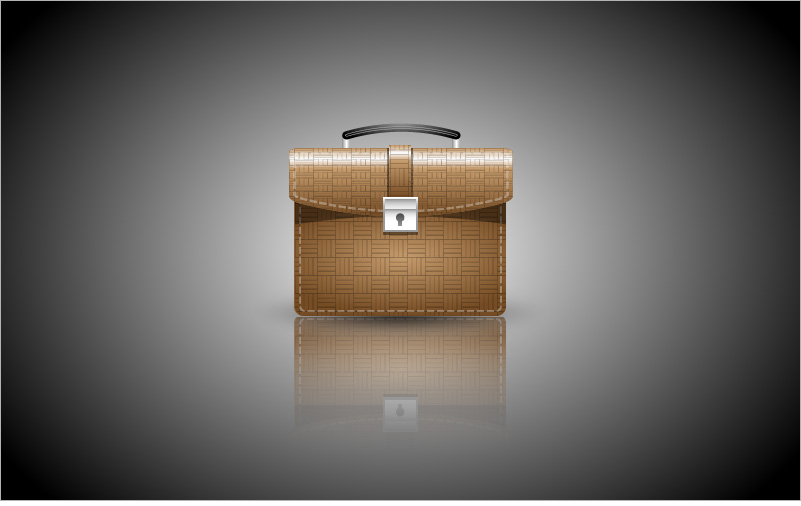
%> input picture Funciones/foto3.jpg, 801 x 506 px
$ octave filtrofft.m   (GNU Octave 9; MATLAB toolbox functions it lacks are replaced by stand-ins)
%> lines starting %> are read from the running program, lines starting %| are printed output that depends on the picture
close all; clear all; clc;
%% FFT
B=rgb2gray(imread('foto3.jpg'));
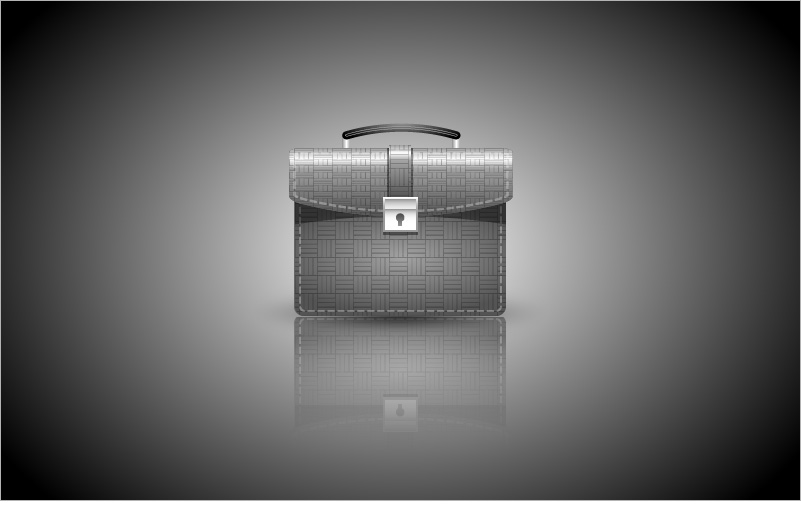
%> B: size 506x801 uint8; min 0, max 255, mean 98.5
C=fft2(B);
D=fftshift(C);
[u,v]=freqspace(size(B),'meshgrid');
%Circulo principal: Usado en todos los filtros.
r1=0.6; %En porcentaje de 0 a 1.
%Círculo secundario: Usado para pasa banda y rechaza banda así como para los filtros reales.
r2=0.4; %En porcentaje de 0 a 1 (para mantener la logica del programa r2 debe ser menor a r1).
%Círculo tericario: Usado para pasa banda y rechaza banda real.
r3=0.2; %En porcentaje de 0 a 1 (para mantener la logica del programa r3 debe ser menor a r2).
figure
    subplot(2,1,1)
        imshow(B)
        title('Imagen original')
    subplot(2,2,3);
        imshow(log(abs(C)),[])
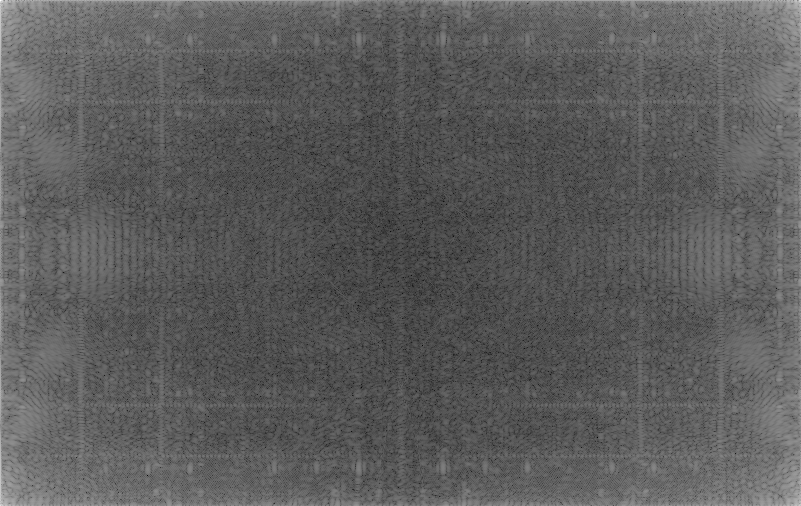
%> displayed picture: size 506x801, on the screen's scale of 0 to 255; min 0, max 255, mean 91.8
        title('Frecuencias')
    subplot(2,2,4)
        imshow(log(abs(D)),[])
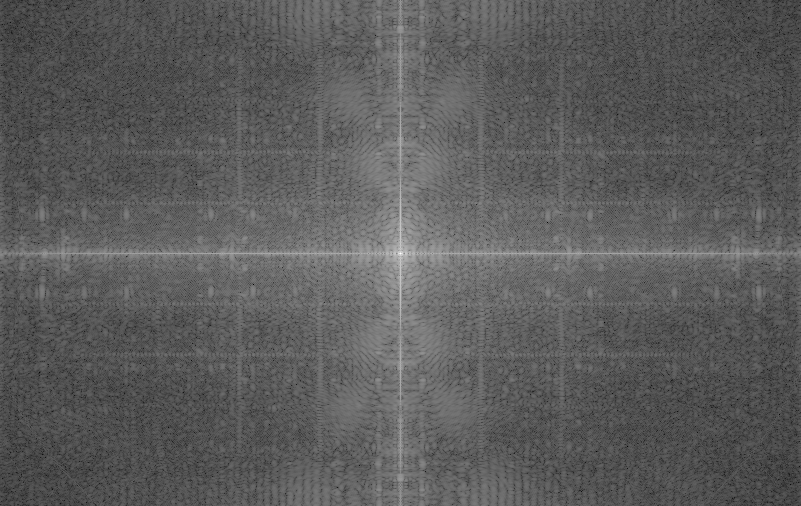
%> displayed picture: size 506x801, on the screen's scale of 0 to 255; min 0, max 255, mean 91.8; mean of the top-left, top-right, bottom-left and bottom-right quarters 91.5, 91.8, 91.9, 92
        title('Frecuencias invertidas')
%% Pasa bajas
cir1=(sqrt(u.^2+v.^2)<r1)*1;
F=ifft2(ifftshift(D.*cir1)); %Nueva imagen filtrada
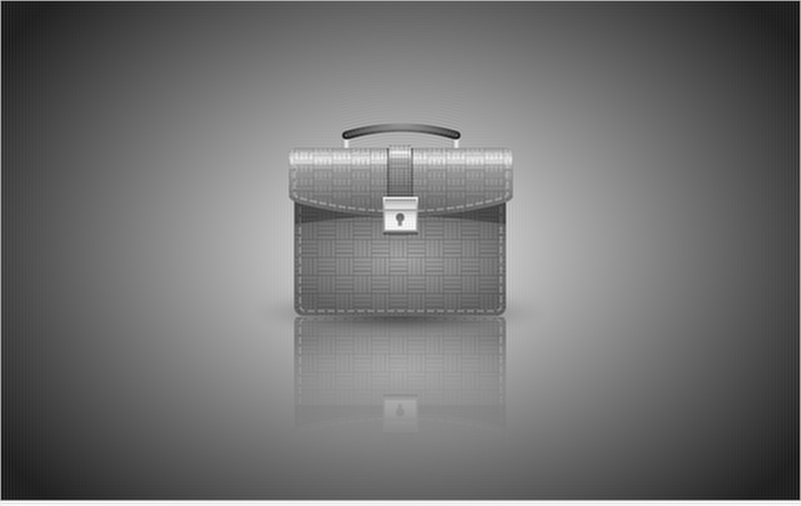
%> F: size 506x801 double; min -41.59, max 273.2, mean 98.5; drawn with min black and max white
figure
    subplot(2,2,1)
        imshow(cir1)
        title('Circulo de corte')
    subplot(2,2,2)
        meshc(u,v,cir1);
        title('Circulo de corte')
    subplot(2,2,3)
        imshow(B)
        title('Imagen original')
    subplot(2,2,4)
        imshow(uint8(abs(F)))
        title('Pasa bajas')
%% Pasa altas
cir2=(sqrt(u.^2+v.^2)>r1)*1;
F=ifft2(ifftshift(D.*cir2)); %Nueva imagen filtrada
figure
    subplot(2,2,1)
        imshow(cir2)
        title('Circulo de corte')
    subplot(2,2,2)
        meshc(u,v,cir2);
        title('Circulo de corte')
    subplot(2,2,3)
        imshow(B)
        title('Imagen original')
    subplot(2,2,4)
        imshow(uint8(abs(F)))
        title('Pasa altas')
%% Pasa banda
cir3=(sqrt(u.^2+v.^2)<r1)*1 + (sqrt(u.^2+v.^2)>r2)*1 - ones(size(u));
F=ifft2(ifftshift(D.*cir3)); %Nueva imagen filtrada
figure
    subplot(2,2,1)
        imshow(cir3)
        title('Circulo de corte')
    subplot(2,2,2)
        meshc(u,v,cir3);
        title('Circulo de corte')
    subplot(2,2,3)
        imshow(B)
        title('Imagen original')
    subplot(2,2,4)
        imshow(uint8(abs(F)))
        title('Pasa banda')
%% Rechaza banda
cir4=(sqrt(u.^2+v.^2)>r1)*1 + (sqrt(u.^2+v.^2)<r2)*1;
F=ifft2(ifftshift(D.*cir4)); %Nueva imagen filtrada
figure
    subplot(2,2,1)
        imshow(cir4)
        title('Circulo de corte')
    subplot(2,2,2)
        meshc(u,v,cir4);
        title('Circulo de corte')
    subplot(2,2,3)
        imshow(B)
        title('Imagen original')
    subplot(2,2,4)
        imshow(uint8(abs(F)))
        title('Rechaza banda')
%% Pasa bajas real
n=101; % Número de escalones
k=linspace(r2,r1,n);
%k=logspace(0,1,n)*(r1-r2)/n+r2;
cir5=zeros(size(B));
for i=1:n-1
    cir5=((sqrt(u.^2+v.^2)>=k(i))*1 + (sqrt(u.^2+v.^2)<k(i+1))*1 - ones(size(u)))*(n-i)/(n-1)+cir5;
end
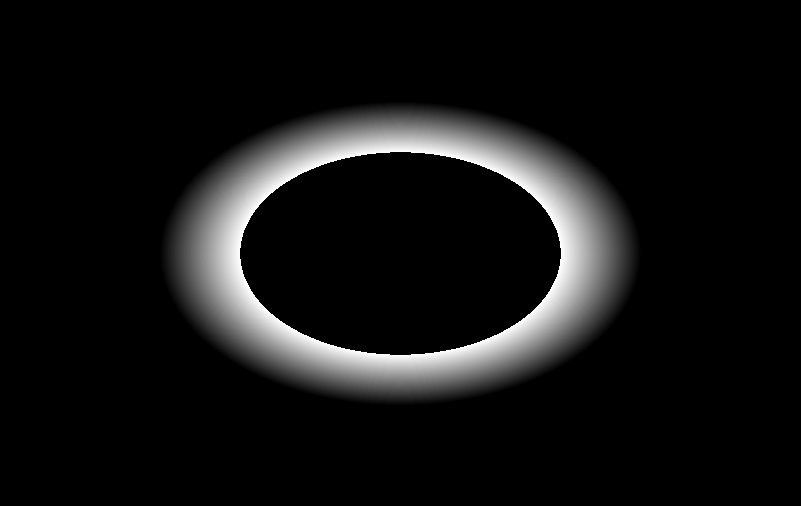
%> cir5: size 506x801 double; min 0, max 1, mean 0.074
cir5=(sqrt(u.^2+v.^2)<r2)*1+cir5;
F=ifft2(ifftshift(D.*cir5)); %Nueva imagen filtrada
figure
    subplot(2,2,1)
        imshow(cir5)
        title('Degradado de corte')
    subplot(2,2,2)
        meshc(u,v,cir5);
        title('Degradado de corte')
    subplot(2,2,3)
        imshow(B)
        title('Imagen original')
    subplot(2,2,4)
        imshow(uint8(abs(F)))
        title('Pasa bajas real')
%% Pasa altas real
cir6=1-cir5;
F=ifft2(ifftshift(D.*cir6)); %Nueva imagen filtrada
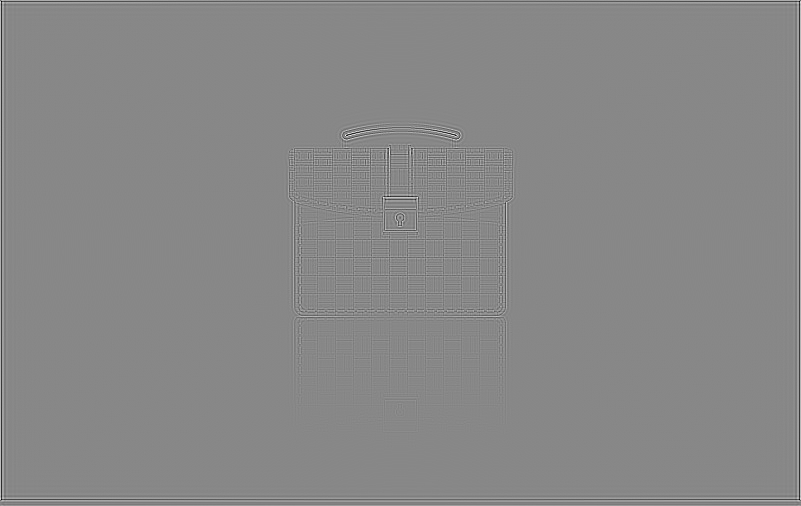
%> F: size 506x801 double; min -83.77, max 73.54, mean 0; drawn with min black and max white
figure
    subplot(2,2,1)
        imshow(cir6)
        title('Degradado de corte')
    subplot(2,2,2)
        meshc(u,v,cir6);
        title('Degradado de corte')
    subplot(2,2,3)
        imshow(B)
        title('Imagen original')
    subplot(2,2,4)
        imshow(uint8(abs(F)))
        title('Pasa altas real')
%% Pasa banda real
k2=linspace(r3,r2,n);
%k2=logspace(0,1,n)*(r2-r3)/n+r3;
temp=zeros(size(B));
temp2=zeros(size(B));
for i=1:n-1
    temp=((sqrt(u.^2+v.^2)>=k(i))*1 + (sqrt(u.^2+v.^2)<k(i+1))*1 - ones(size(u)))*(n-i)/(n-1)+temp;
    temp2=((sqrt(u.^2+v.^2)>=k2(i))*1 + (sqrt(u.^2+v.^2)<k2(i+1))*1 - ones(size(u)))*(n-i)/(n-1)+temp2;
end
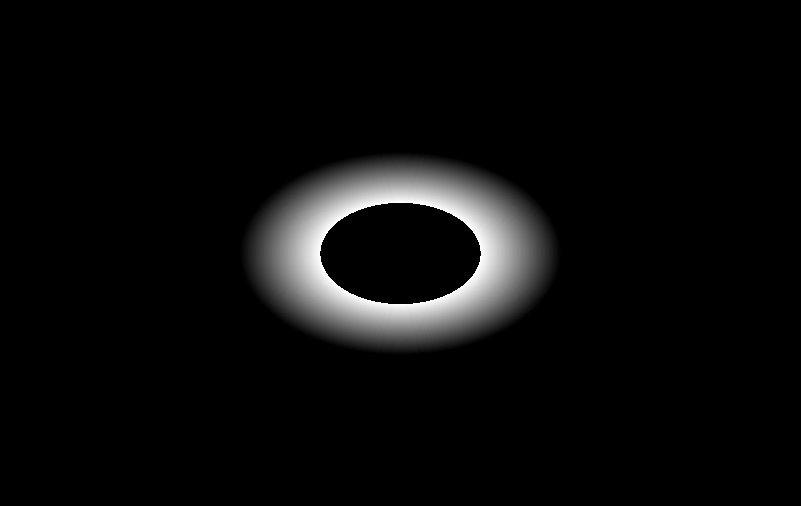
%> temp2: size 506x801 double; min 0, max 1, mean 0.0424
temp2=1-(sqrt(u.^2+v.^2)<r3)*1-temp2;
cir7=(sqrt(u.^2+v.^2)<r2).*temp2+temp;
clear temp temp2
F=ifft2(ifftshift(D.*cir7)); %Nueva imagen filtrada
figure
    subplot(2,2,1)
        imshow(cir7);
        title('Degradado de corte')
    subplot(2,2,2)
        meshc(u,v,cir7);
        title('Degradado de corte')
    subplot(2,2,3)
        imshow(B)
        title('Imagen original')
    subplot(2,2,4)
        imshow(uint8(abs(F)))
        title('Pasa banda real')
%% Rechaza banda real
cir8=1-cir7;
F=ifft2(ifftshift(D.*cir8)); %Nueva imagen filtrada
figure
    subplot(2,2,1)
        imshow(cir8)
        title('Degradado de corte')
    subplot(2,2,2)
        meshc(u,v,cir8);
        title('Degradado de corte')
    subplot(2,2,3)
        imshow(B)
        title('Imagen original')
    subplot(2,2,4)
        imshow(uint8(abs(F)))
        title('Rechaza banda real')

$ run again, with Funciones/foto2.jpg copied over Funciones/foto3.jpg
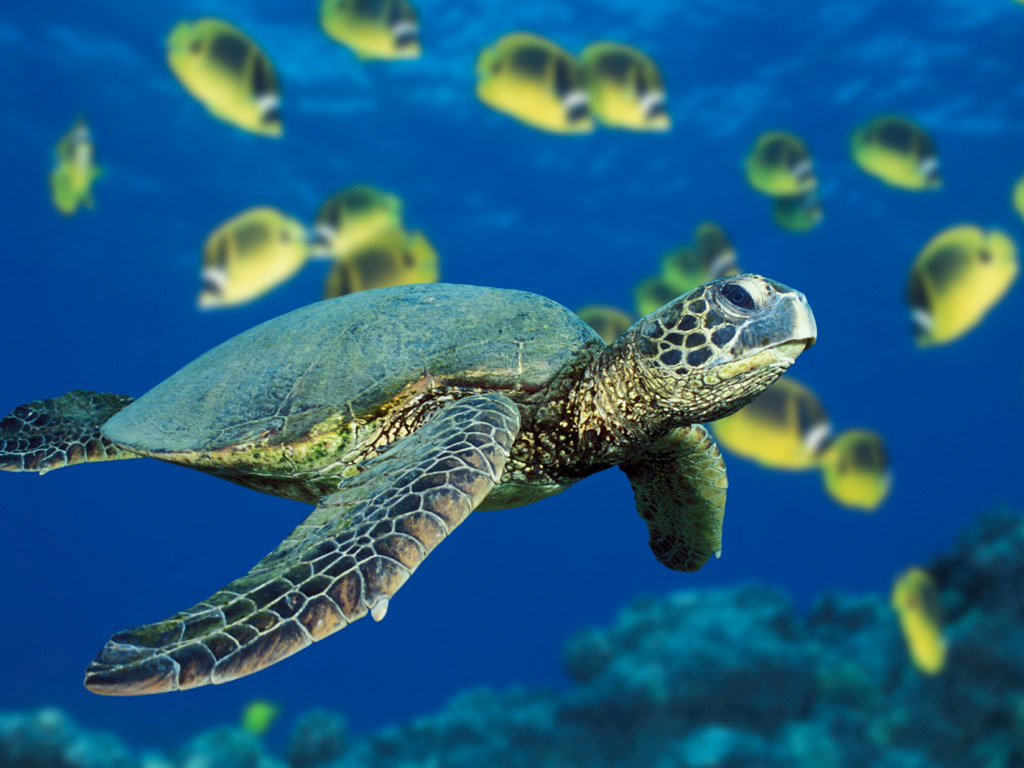
%> input picture Funciones/foto2.jpg, 1024 x 768 px
%> `imshow(log(abs(D)),[])`:
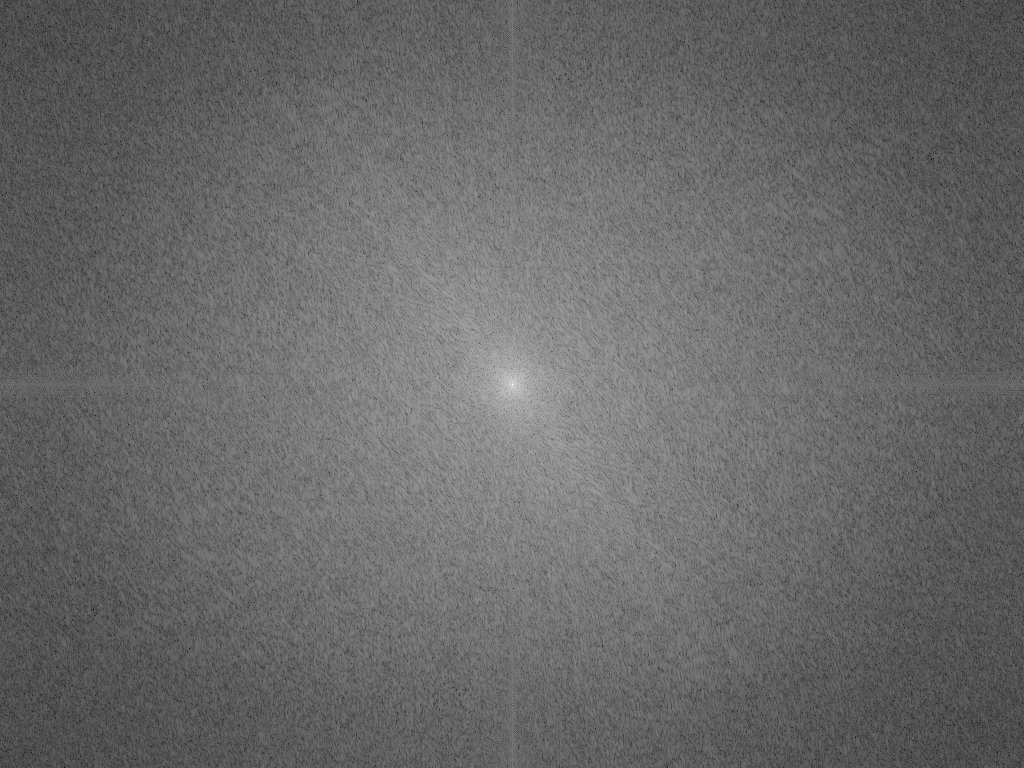
%> displayed picture: size 768x1024, on the screen's scale of 0 to 255; min 0, max 255, mean 104.3; mean of the top-left, top-right, bottom-left and bottom-right quarters 104.7, 103.8, 103.8, 104.9
%> `F=ifft2(ifftshift(D.*cir4));`:
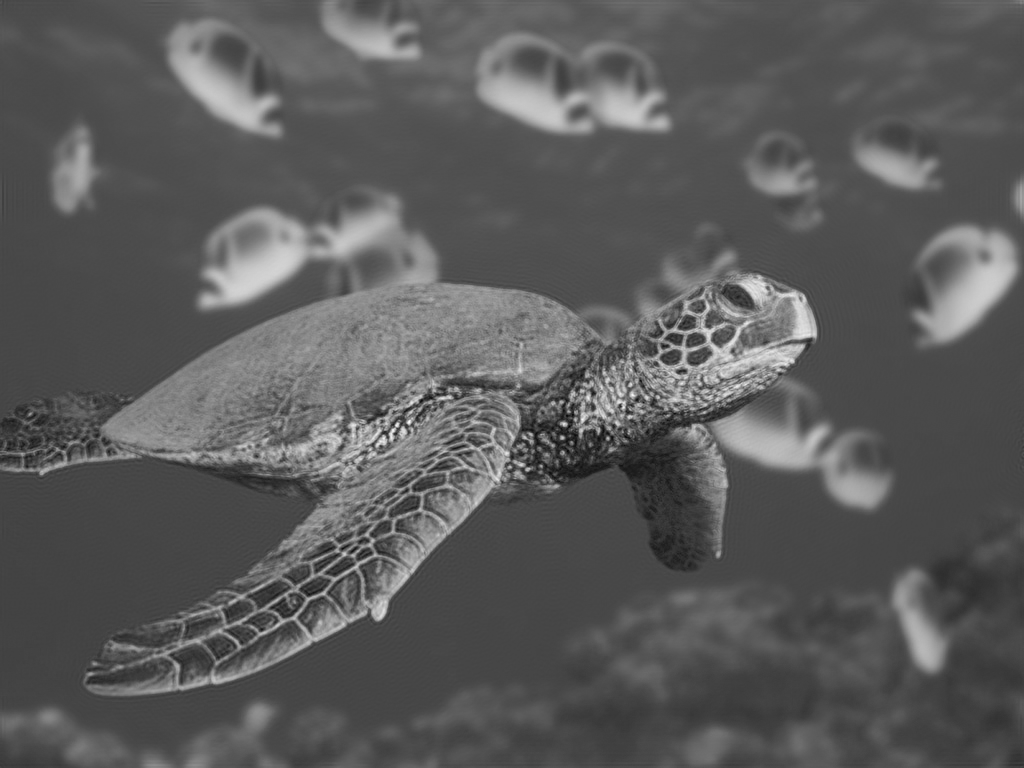
%> F: size 768x1024 double; min -36.51, max 288.3, mean 79.8; drawn with min black and max white
